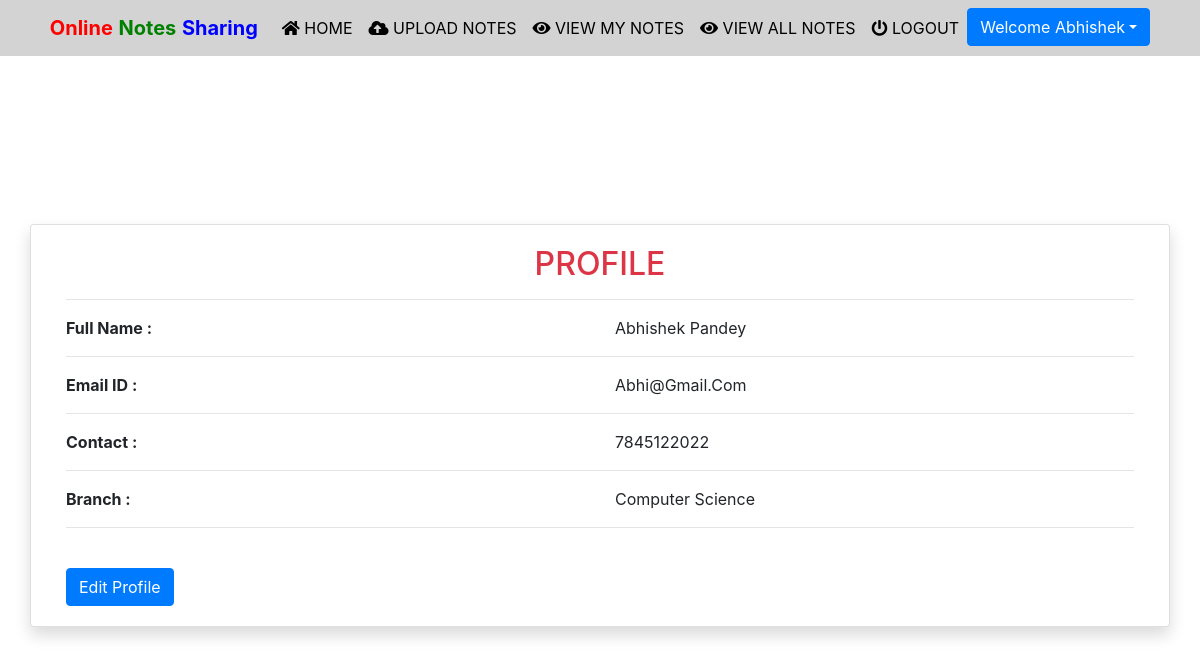
Screenshot of /profile (signed in) with the database file from the repository.
### notes/models.py (models this page shows, shortened)
class Signup(models.Model):
    user = models.ForeignKey(User,on_delete=models.CASCADE)
    contact = models.CharField(max_length=10)
    branch = models.CharField(max_length=30)
    role = models.CharField(max_length=15)

### notes/views.py (the view)
# urls.py: path('profile', profile, name='profile'),
def profile(request):
    if not request.user.is_authenticated:
        return redirect('login')
    user = User.objects.get(id=request.user.id)
    data = Signup.objects.get(user = user)
    d = {'data':data,'user':user}
    return render(request,'profile.html',d)

### notes/templates/profile.html (shortened to what this page needs)
{% extends 'usernavigation.html'%}
{% load static %}
{% block body %}
<div class="container card shadow mt-5">
    <div class="card-body">
     <h2 class="text-center text-danger">PROFILE</h2>
     <hr>
     <DIV class="row">
       <div class="col-md-6">
         <b>Full Name : </b>
       </div>
       <div class="col-md-6" style="text-transform: capitalize">
           {{data.user.first_name}} {{data.user.last_name}}
       </div>
     </DIV>
     <hr>
     <DIV class="row">
       <div class="col-md-6">
         <b>Email ID : </b>
       </div>
       <div class="col-md-6" style="text-transform: capitalize">
              {{data.user.username}}
       </div>
     </DIV>
     <hr>
     <DIV class="row">
       <div class="col-md-6">
          <b>Contact : </b>
       </div>
       <div class="col-md-6" style="text-transform: capitalize">
               {{data.contact}}
       </div>
     </DIV>
     <hr>
     <DIV class="row">
       <div class="col-md-6">
          <b>Branch : </b>
       </div>
       <div class="col-md-6" style="text-transform: capitalize">
               {{data.branch}}
       </div>
     </DIV>
     <hr>
     <a href="{% url 'edit_profile' %}" class="btn btn-primary mt-4">Edit Profile</a>
   </div>
</div>
{% endblock %}

### notes/templates/usernavigation.html (shortened to what this page needs)
<html lang="en">
<head>
  {% load static %}
  <link rel="stylesheet" href="https://maxcdn.bootstrapcdn.com/bootstrap/4.3.1/css/bootstrap.min.css">
  <link rel="stylesheet" href="https://use.fontawesome.com/releases/v5.6.3/css/all.css">
    <link rel="stylesheet" href="{% static 'css/mystyle.css' %}">
    <link rel="stylesheet" href="https://cdnjs.cloudflare.com/ajax/libs/twitter-bootstrap/4.5.2/css/bootstrap.css">
<link rel="stylesheet" href="https://cdn.datatables.net/1.11.3/css/dataTables.bootstrap4.min.css">
</head>
<body>
 <nav class="navbar navbar-expand-sm justify-content-center" style = "background-color : lightgrey">
     <a class="navbar-brand" href=""><span style="color:red"><b>Online</b></span><span style="color:green"> <b>Notes</b> </span><span style="color:blue"><b>Sharing</b></span></a>
  <ul class="navbar-nav">
      <li class="navbar-item">
          <a class="nav-link" href="{% url 'profile' %}"><i class="fas fa-home"></i> HOME</a>
      </li>
      <li class="navbar-item">
          <a class="nav-link" href="{% url 'upload_notes' %}"><i class="fas fa-cloud-upload-alt"></i> UPLOAD NOTES</a>
      </li>
			<li class="navbar-item">
                <a class="nav-link" href="{% url 'view_mynotes' %}"><i class="fas fa-eye"></i> VIEW MY NOTES</a>
            </li>
			<li class="navbar-item">
                <a class="nav-link" href="{% url 'viewallnotes' %}"><i class="fas fa-eye"></i> VIEW ALL NOTES</a>
            </li>
			<li class="navbar-item">
                <a class="nav-link" href="{% url 'logout' %}"><i class="fas fa-power-off"></i> LOGOUT</a>
            </li>
			<div class="dropdown">
				<button class="btn btn-primary dropdown-toggle" type="button"
					id="dropdownMenuButton" data-toggle="dropdown" aria-haspopup="true"
					aria-expanded="false">Welcome {{request.user.first_name}}</button>
			</div>
  </ul>
 </nav>
</body>
</html>
{% block body %}
{% endblock %}

### notes/static/css/mystyle.css (style rules this page uses)
.nav-link { color : black }

### rows the page displays
Signup: user.first_name "Abhishek", user.last_name "Pandey", user.username "Abhi@gmail.com", contact "7845122022", branch "Computer Science"

### other values shown
{{ request.user.first_name }} "Abhishek"
